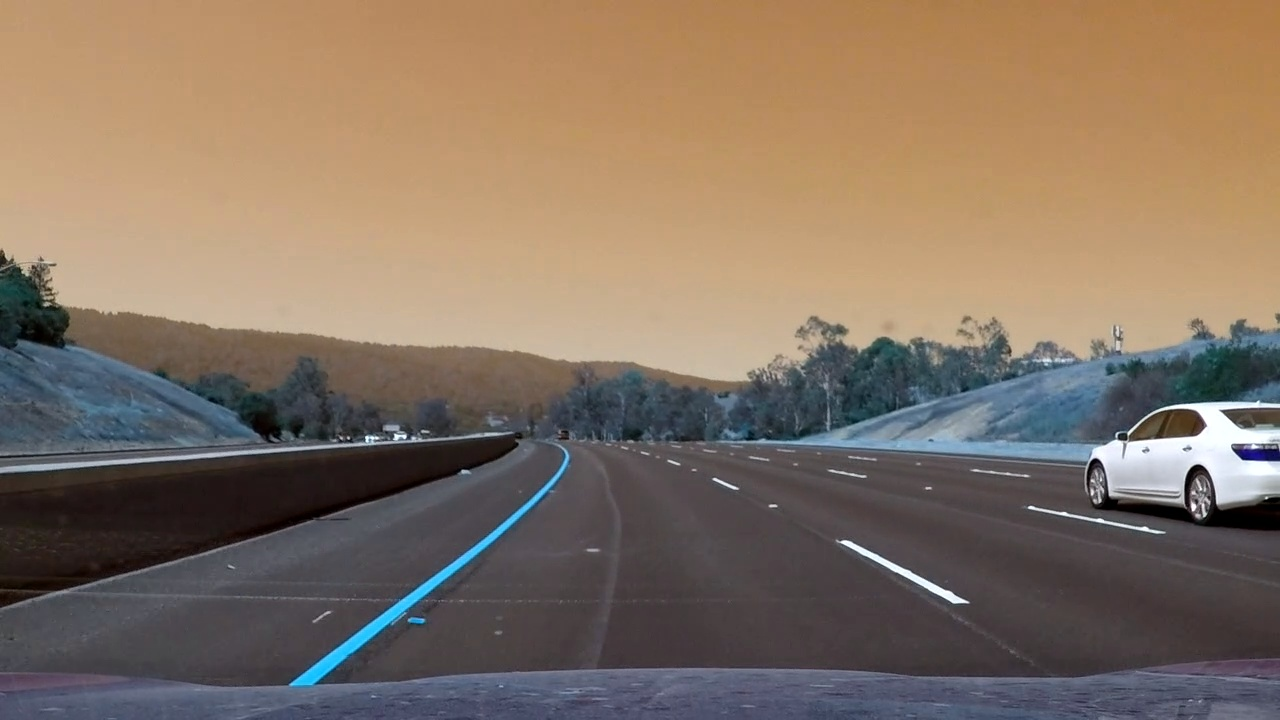
#> input picture test_images/0191_original.jpg, 1280 x 720 px
$ python perspective.py   (older library calls are emulated)
#> lines starting #> are read from the running program, lines starting #| are printed output that depends on the picture; after the words box and inside, x2 and y2 are one past the last pixel; in counts of white or black regions, pixels touching at a corner belong together
### calibration.py
#!/usr/bin/env python
import os
import cv2
import glob
import numpy as np
import pickle
import matplotlib.pyplot as plt

CALIBRATION_DIR = 'camera_cal'
TEST_IMG_DIR = 'test_images'
OUTPUT_DIR = 'output_images'
IMG_SHAPE = (1280, 720, 3)

# [8 lines left out: function _objPoints3D, not called in this run]

def calibrate(images=None, points=(9,6)):
    '''Calibrates a camera matrix based on a set of test checkerboard images.'''
#> called with points = (9, 6)

    if os.path.exists('calibration.p'):
        print("Loading calibration from file 'calibration.p'")
        with open('calibration.p', 'rb') as f:
#> (reads calibration.p from the repository)
#> further down, img is the input picture: shape (720, 1280, 3); mean B, G, R 99.3, 114.8, 132
            return pickle.load(f)
    print("Calibrating...")

    assert(len(points) == 2)
    assert(min(points) > 0)

    if images is None:
        images = sorted(glob.glob(os.path.join(CALIBRATION_DIR, '*.jpg')))

    # termination criteria
    criteria = (cv2.TERM_CRITERIA_EPS + cv2.TERM_CRITERIA_MAX_ITER, 30, 0.001)

    # Arrays to store object points and image points from all the images.
    objpoints = [] # 3d point in real world space
    imgpoints = [] # 2d points in image plane.
    objp = _objPoints3D(points)

    for fname in images:
        img = cv2.imread(fname)
        if img.shape != IMG_SHAPE:
            img = cv2.resize(img, (IMG_SHAPE[0], IMG_SHAPE[1]))

        gray = cv2.cvtColor(img, cv2.COLOR_BGR2GRAY)
        ret, corners = cv2.findChessboardCorners(gray, points, None)

        # If found, add object points, image points (after refining them)
        if ret:
            objpoints.append(objp)
            corners2 = cv2.cornerSubPix(gray, corners, (11,11), (-1,-1), criteria)
            imgpoints.append(corners2)

    calibration = cv2.calibrateCamera(objpoints, imgpoints, gray.shape[::-1], None, None)

    with open('calibration.p', 'wb') as f:
        print("Calibration written to file 'calibration.p'")
        pickle.dump(calibration, f)

    return calibration

def undistort(img, calibration):
    '''Undistort a single image based on a camera calibration'''

    # Some of the sample images have an extra pixel, this can mess some subtle
    # things up, so fix it first.
    if img.shape != IMG_SHAPE:
        img = cv2.resize(img, (IMG_SHAPE[0], IMG_SHAPE[1]))

    # If we have no calibration results, return the image as given
    if calibration is None:
        return img

    # Otherwise run it through the undistortion process
    ret, mtx, dist, rvecs, tvecs = calibration
    return cv2.undistort(img, mtx, dist, None, mtx)


# [19 lines left out: function undistort_examples, not called in this run]

# [15 lines that do not run on import are left out]

### perspective.py
#!/usr/bin/env python
import os
import cv2
import glob
import numpy as np
import matplotlib.pyplot as plt
from calibration import calibrate, undistort

TEST_IMG_DIR = 'test_images'
OUTPUT_DIR = 'output_images'
IMG_SHAPE = (720, 1280, 3)

#SRC = np.array([(260,672),(1050,672),(710,464),(572,464)], 'float32')
#SRC = np.array([(260,672),(1050,672),(708,464),(574,464)], 'float32')
#DST = np.array([(260,672),(1050,672),(1050,464),(260,464)], 'float32')

SRC = np.array([(265,677),(1040,677),(677,443),(604,443)], 'float32')
DST = np.array([(405,710),(900,710),(900,-100),(405,-100)], 'float32')

def perspective_matrix(src=SRC, dst=DST):
    '''Returns perspective and inverse perspective matrices'''
    M = cv2.getPerspectiveTransform(src, dst)
    Minv = cv2.getPerspectiveTransform(dst, src)
    return (M, Minv)

def perspective(img, M):
    '''Applies a perspective transform to an image'''
    (h,w) = img.shape[0:2]
    return cv2.warpPerspective(img, M, (w,h))


# [21 lines left out: function skeletonize, not called in this run]

#def color_threshold(img, sx_thresh=(20,100), s_thresh=(170,255)):
#def color_threshold(img, sx_thresh=(18,100), s_thresh=(175,235)):

def color_threshold(img, sx_thresh=(30,100), s_thresh=(140,235)):

    # Convert to HSL color space and separate the V channel
#> called with sx_thresh = (30, 100), s_thresh = (140, 235)
    hsl = cv2.cvtColor(img, cv2.COLOR_RGB2HLS).astype(np.float)
    l_channel = hsl[:,:,1]
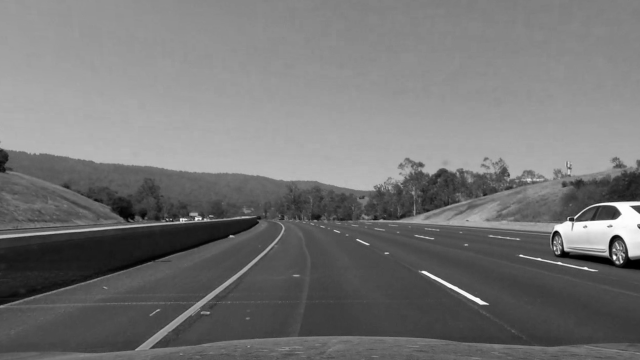
#> l_channel: shape (720, 1280) float64 (shown at 1/2 size); min 0, max 255, mean 116.2
    s_channel = hsl[:,:,2]
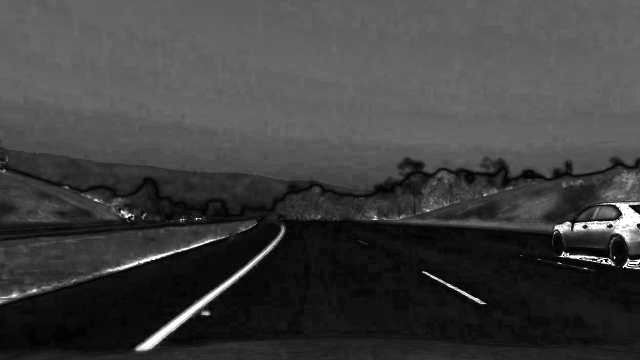
#> s_channel: shape (720, 1280) float64 (shown at 1/2 size); min 0, max 255, mean 63.2

    l_blurred = cv2.blur(l_channel, (5,5))

    # Sobel x
    sobelx = cv2.Sobel(l_blurred, cv2.CV_64F, 1, 0) # Take the derivative in x
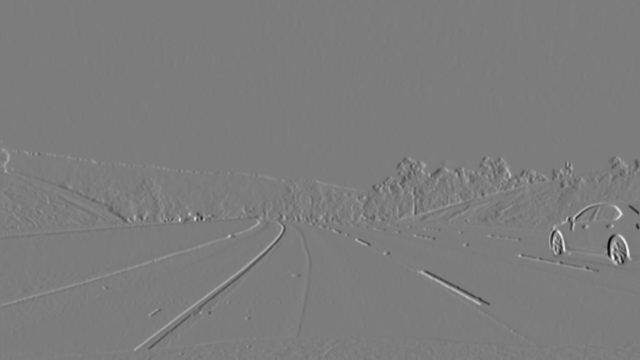
#> sobelx: shape (720, 1280) float64 (shown at 1/2 size); min -323.6, max 337.3, mean 0.1; drawn with min black and max white
    abs_sobelx = np.absolute(sobelx) # Absolute x derivative to accentuate lines away from horizontal
    scaled_sobel = np.uint8(255*abs_sobelx/np.max(abs_sobelx))

    # Threshold x gradient
    sxbinary = np.zeros_like(scaled_sobel)
    sxbinary[(scaled_sobel >= sx_thresh[0]) & (scaled_sobel <= sx_thresh[1])] = 1

    # Threshold color channel
    s_binary = np.zeros_like(s_channel)
    s_binary[(s_channel >= s_thresh[0]) & (s_channel <= s_thresh[1])] = 1


    # Stack each channel
    # Note color_binary[:, :, 0] is all 0s, effectively an all black image. It might
    # be beneficial to replace this channel with something else.
    color_binary = np.dstack(( np.zeros_like(sxbinary), s_binary, sxbinary))

    # Combine the two binary thresholds
    combined_binary = np.zeros_like(sxbinary)
    combined_binary[(s_binary == 1) | (sxbinary == 1)] = 1

    return combined_binary

def bin2Color(img):
    return np.dstack((img,img,img))*255

def pipeline(img, calibration, M, drawlines=False):
    undist = undistort(img, calibration)
    thresh = color_threshold(undist)
#> thresh: shape (720, 1280); values 0 (black) and 1 (white), 2.5% white; 584 white regions (401 under 20 px), largest, box (x1, y1, x2, y2) and area: (268, 444, 572, 702) 3775, (1098, 404, 1240, 512) 2448, (835, 540, 981, 611) 1525
    warped = perspective(thresh, M)

    if drawlines:
        undist = cv2.polylines(undist, [poly], True, red, 3)
#> undist: shape (720, 1280, 3); mean B, G, R 99, 114.8, 134.5
        thresh = bin2Color(thresh)
        cv2.polylines(thresh, [poly], True, red, 3)
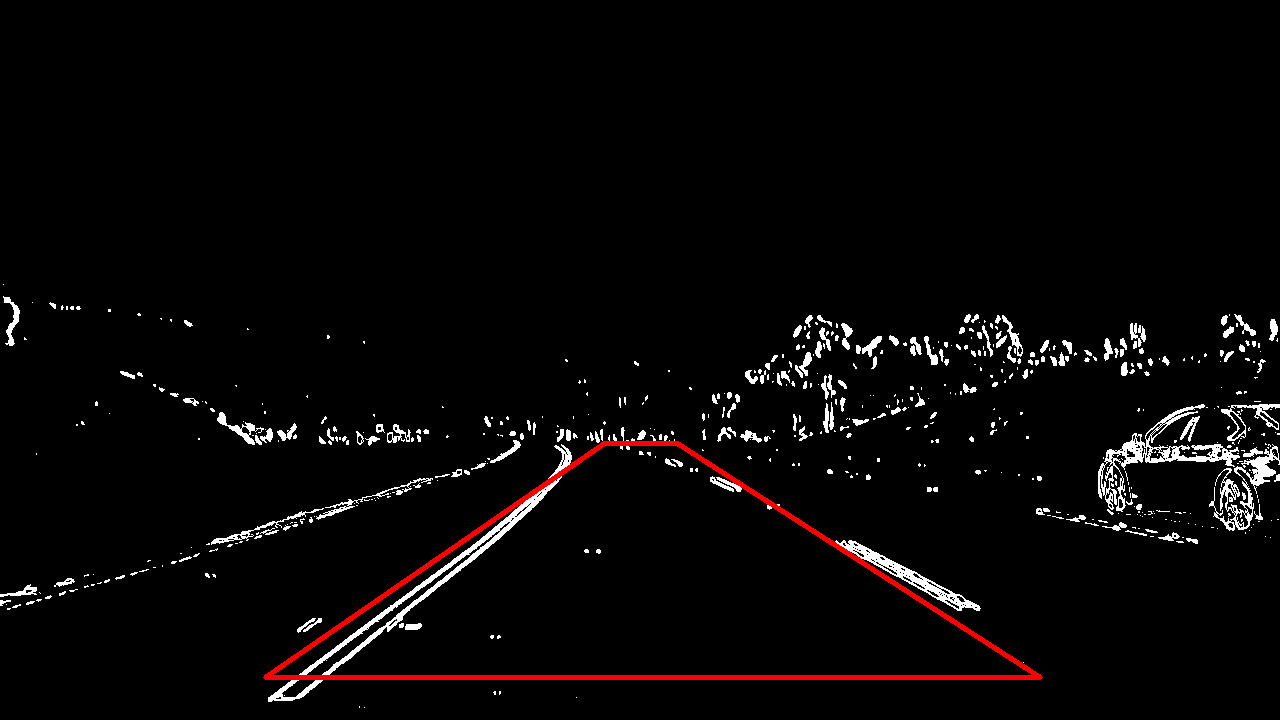
#> thresh: shape (720, 1280, 3); mean of channels 0, 1, 2 6.2, 6.2, 8.6; drawn as B, G, R
        warped = bin2Color(warped)
        cv2.line(warped, tuple(DST[0]), tuple(DST[3]), red, 3)
        cv2.line(warped, tuple(DST[1]), tuple(DST[2]), red, 3)

    return (undist, thresh, warped)

if __name__ == '__main__':
    calibration = calibrate()

    outfile = os.path.join(OUTPUT_DIR, 'warped.jpg')
    images = sorted(glob.glob(os.path.join(TEST_IMG_DIR,'*.jpg')))
    num_img = len(images)
    red = (0,0,255)

    poly = np.array(SRC, np.int32)
    poly = poly.reshape((-1,1,2))
    M, Minv = perspective_matrix()

    vstacked = None
    for i, fname in enumerate(images):
        #if fname.endswith("_original.jpg"):
        #    continue
        img = cv2.imread(fname)
        undist, thresh, warped = pipeline(img, calibration, M, True)
        stacked = np.hstack((undist,thresh,warped))
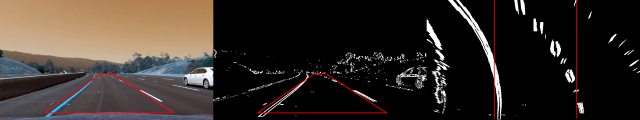
#> stacked: shape (720, 3840, 3) (shown at 1/6 size); mean B, G, R 40.3, 45.5, 53.5
        if vstacked is None:
            vstacked = stacked
        else:
            vstacked = np.concatenate((vstacked, stacked))
#> pass 2 of the loop `for i, fname in enumerate(images):`:
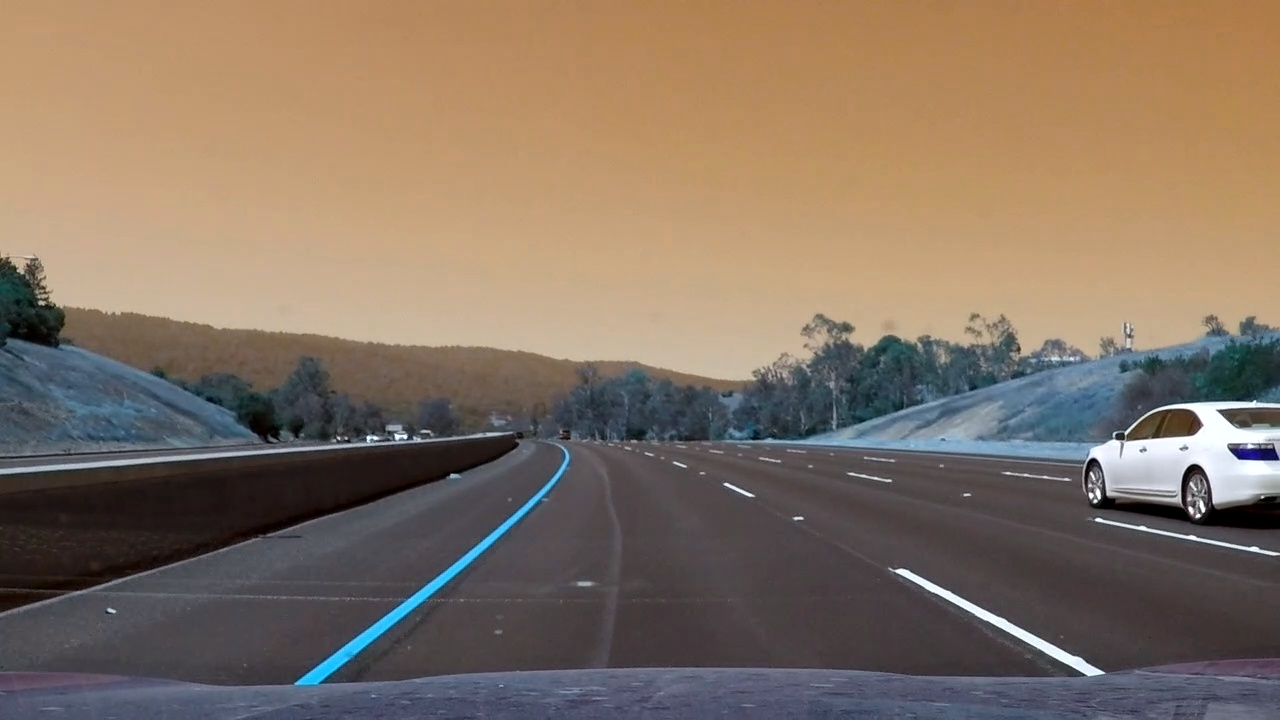
#> input picture test_images/0193_original.jpg, 1280 x 720 px
#> img is the input picture: shape (720, 1280, 3); mean B, G, R 99.4, 114.7, 131.9
#> in pipeline (call 2), `cv2.polylines(thresh, [poly], True, red, 3)`:
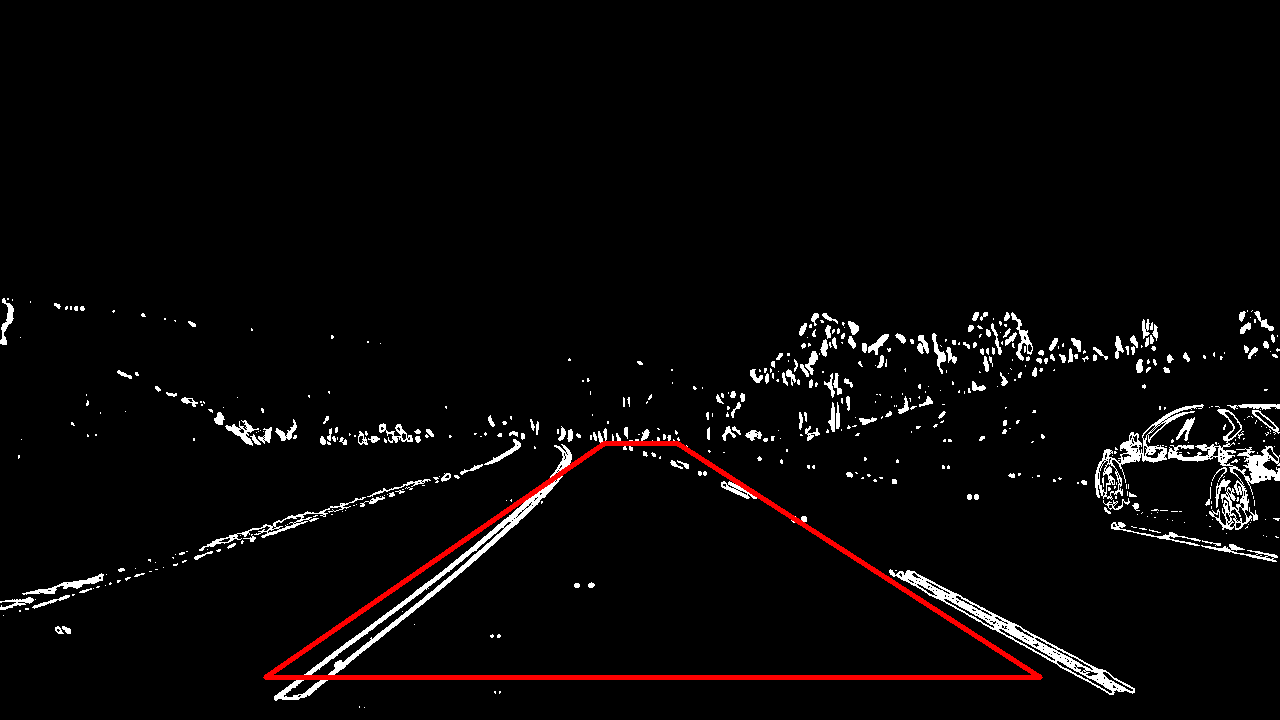
#> thresh: shape (720, 1280, 3); mean of channels 0, 1, 2 6.9, 6.9, 9.3; drawn as B, G, R
#> `vstacked = np.concatenate((vstacked, stacked))`:
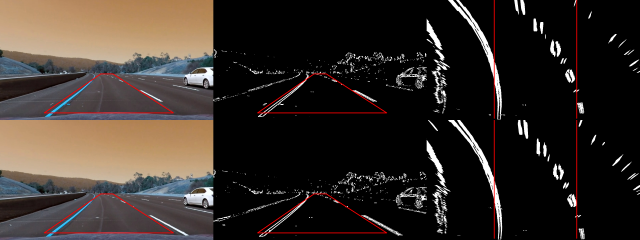
#> vstacked: shape (1440, 3840, 3) (shown at 1/6 size); mean B, G, R 40.6, 45.8, 53.8
#> pass 3 of the loop `for i, fname in enumerate(images):`:
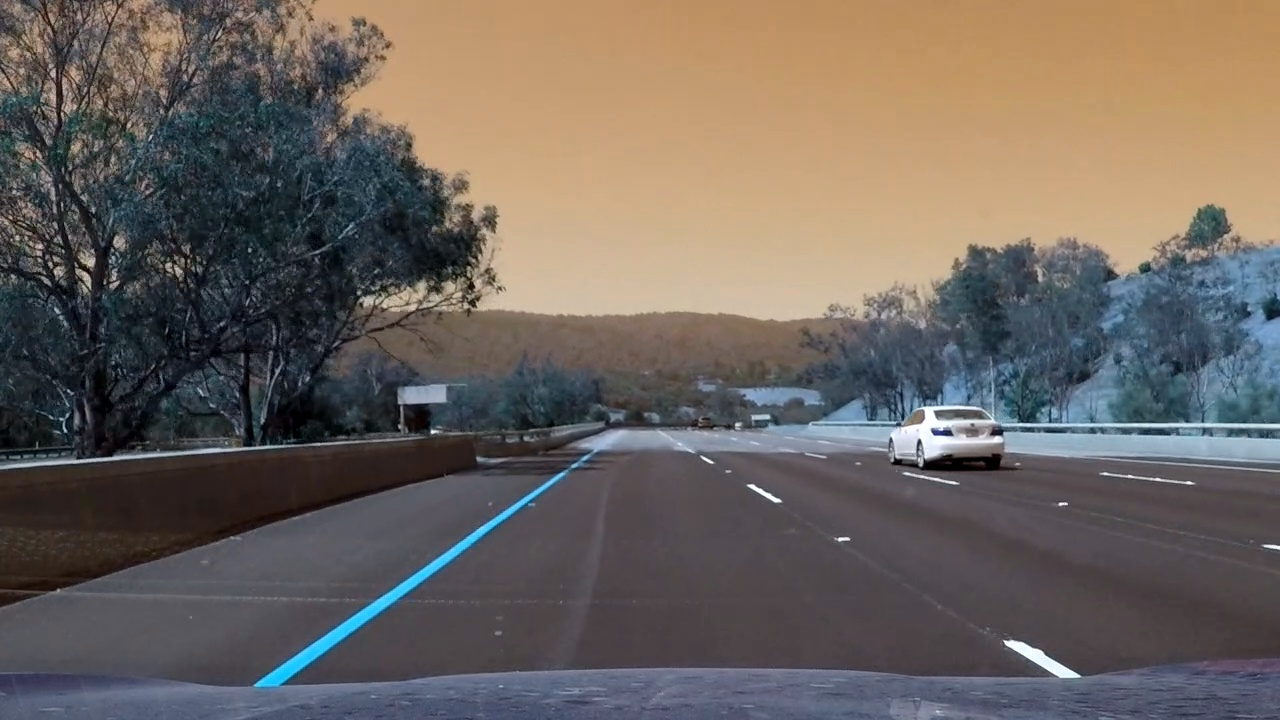
#> input picture test_images/0521_original.jpg, 1280 x 720 px
#> img is the input picture: shape (720, 1280, 3); mean B, G, R 94.8, 100.6, 108.7
#> in pipeline (call 3), `thresh = color_threshold(undist)`:
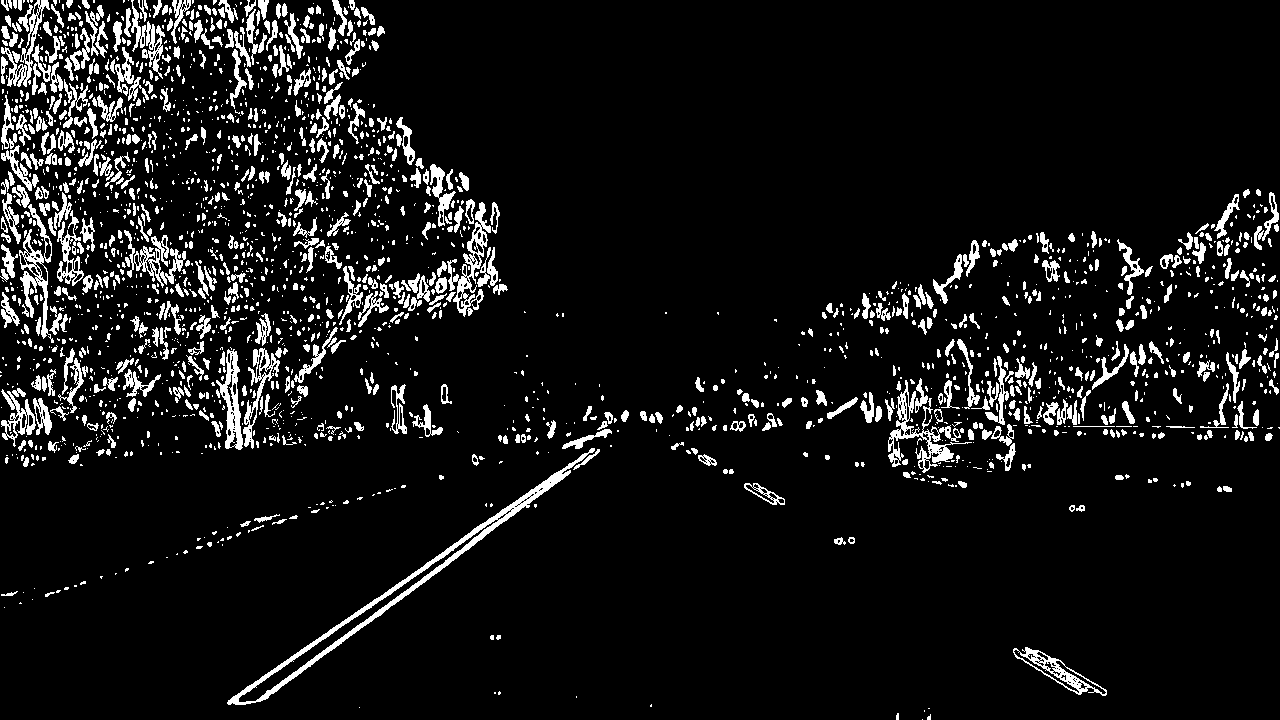
#> thresh: shape (720, 1280); values 0 (black) and 1 (white), 8.3% white; 2323 white regions (1565 under 20 px), largest, box (x1, y1, x2, y2) and area: (227, 448, 595, 705) 3961, (888, 380, 972, 473) 1673, (447, 202, 491, 317) 1333
#> in perspective (call 3), `return cv2.warpPerspective(img, M, (w,h))`:
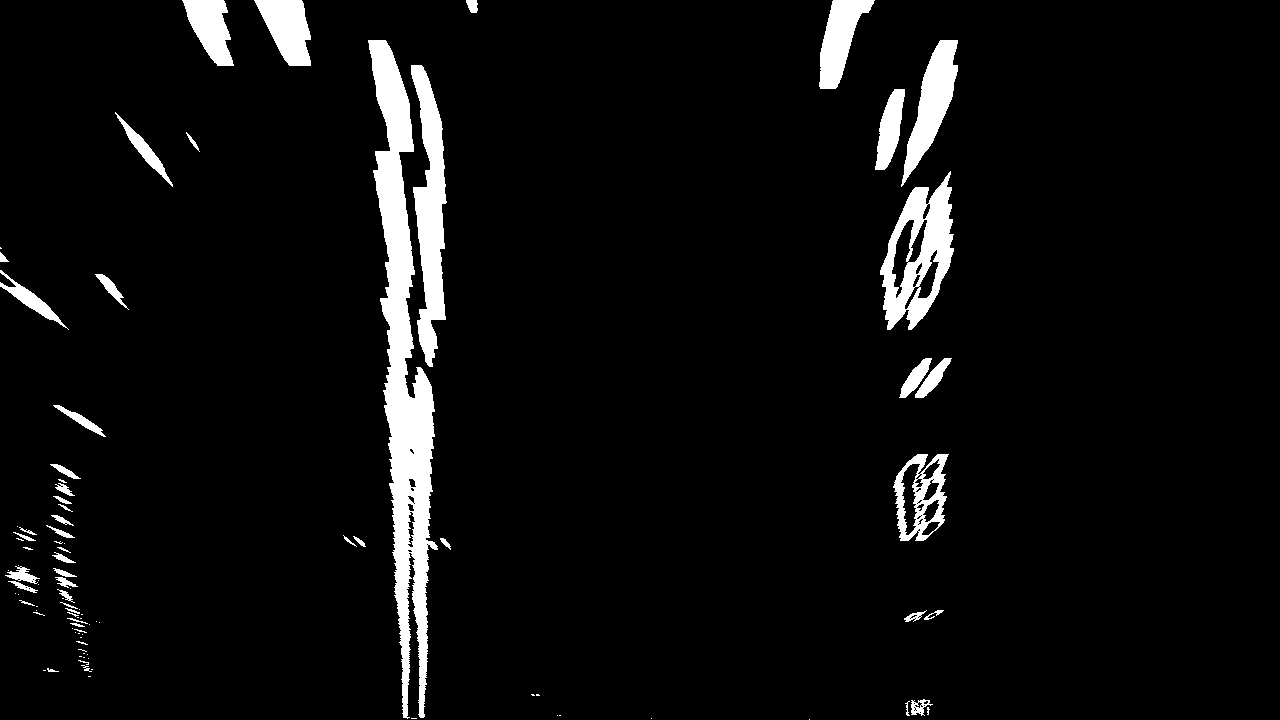
#> returned value: shape (720, 1280); values 0 (black) and 1 (white), 5.4% white; 98 white regions (51 under 20 px), largest, box (x1, y1, x2, y2) and area: (368, 40, 438, 719) 18766, (411, 65, 447, 367) 5901, (880, 171, 954, 330) 5663

    cv2.imwrite(outfile, vstacked)
    print("warp output written to {}".format(outfile))
